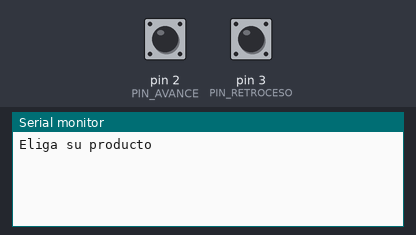
Bench run of a sketch on a simulated Arduino Uno, built with avr-gcc and run on an emulated ATmega328P. On the bench: the last lines printed to the serial monitor. The inputs (shaded band) are chosen by the test bench; at power-on: pin 2 (PIN_AVANCE) HIGH, pin 3 (PIN_RETROCESO) HIGH.

Above: at 1.2 s.
1.3 s: pin 2 (PIN_AVANCE) pulled LOW for 0.15 s
At 2.6 s:
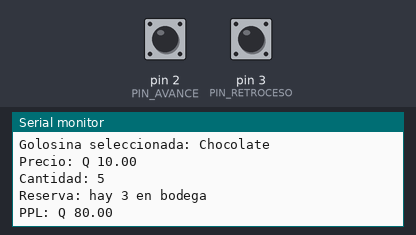
2.9 s: pin 3 (PIN_RETROCESO) pulled LOW for 0.15 s
At 3.7 s:
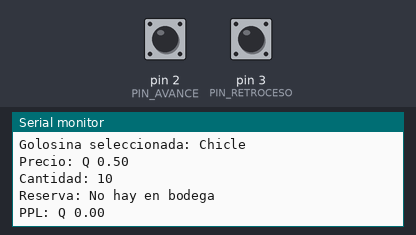
4.5 s: pin 3 (PIN_RETROCESO) pulled LOW for 1 s
At 5.0 s:
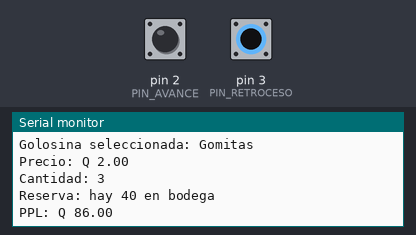
7.0 s: pin 3 (PIN_RETROCESO) pulled LOW for 0.15 s
At 8.0 s:
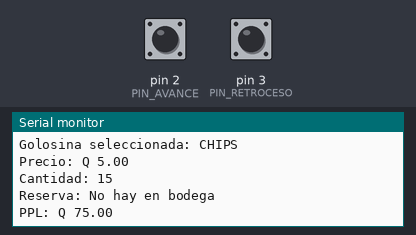
Timing chart, 0 to 9.6 s (numbered marks = the images above; inputs shaded):
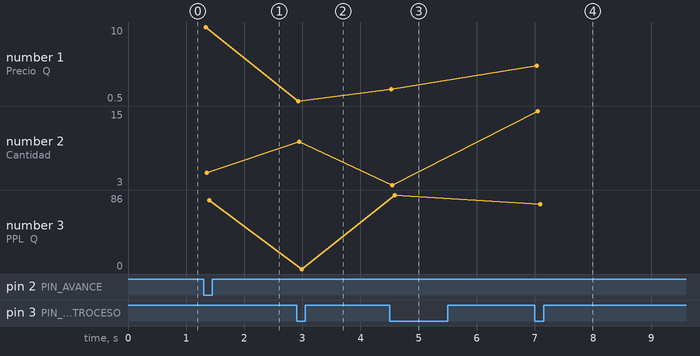

Measured:
- after the input at 1.3 s, the serial monitor: prints a new line at once (image 1)
- after the input at 2.9 s, the serial monitor: prints a new line at once (image 2)
- after the input at 4.5 s, the serial monitor: prints a new line at once (image 3)
- after the input at 7.0 s, the serial monitor: prints a new line at once (image 4)
- plotted number 1: 10 → 0.5 after the input at 2.9 s, 0.5 → 2 after the input at 4.5 s, 2 → 5 after the input at 7.0 s
- plotted number 2: 10 → 3 after the input at 4.5 s, 3 → 15 after the input at 7.0 s
- plotted number 3: 80 → 0 after the input at 2.9 s, 0 → 86 after the input at 4.5 s, 86 → 75 after the input at 7.0 s

The sketch:

expendedora_final.ino
```cpp
/*
Fundación Kinal
Centro Educativo Técnico Labral Kinal
Electrónica
Grado: Quinto
Sección: A
Curso: Taller de Electrónica Digital y Reparación de Computadoras I
Nombre: Eliezer Denilson Gaitan Corado
Carné: 2018450
*/
// Definición de los pines de los botones de avance y retroceso
#define PIN_AVANCE 2
#define PIN_RETROCESO 3

int indiceSeleccionado = 0;// Definición del índice de la golosina seleccionada inicialmente sera usado para la funcion void

void setup() {
  Serial.begin(9600);// Inicialización del monitor serial
  Serial.println("Eliga su producto");
  pinMode(PIN_AVANCE, INPUT_PULLUP);// Configuración de los pines de los botones
  pinMode(PIN_RETROCESO, INPUT_PULLUP);


}
// Definición de la estructura para cada golosina
struct Golosina {
  char nombre[20]; // nombre de la golosina
  float precio; // precio de la golosina
  int cantidad; // cantidad de la golosina
  char reserva[20]; // reserva de la golosina
  float ppl;//precio del lote

};
// Definición de las golosinas
Golosina golosinas[4] = {
  {"Chicle", 0.5,10,"No hay en bodega",0}, // nombre, precio, cantidad, reserva y precio por lote
  {"Chocolate",10,5,"hay 3 en bodega",80},
  {"CHIPS", 5,15, "No hay en bodega",75},
  {"Gomitas",2,3,"hay 40 en bodega",86}
};

void loop() {
  if (digitalRead(PIN_AVANCE) == LOW) { // Verificación del botón de avance
     indiceSeleccionado++;// Incremento del índice de la golosina seleccionada
    if (indiceSeleccionado >= 4) { // Si el índice es mayor al número de golosinas, lo reiniciamos
      indiceSeleccionado = 0;
    }

    mostrarGolosinaSeleccionada(); // Muestra la golosina seleccionada en el monitor serial
    while (digitalRead(PIN_AVANCE) == LOW) { // Espera a que se libere el botón de avance
      } // Espera a que se libere el botón de avance
  }

  // Verificación del botón de retroceso
  if (digitalRead(PIN_RETROCESO) == LOW) {
    // Decremento del índice de la golosina seleccionada
    indiceSeleccionado--;
    // Si el índice es menor a cero, lo reiniciamos
    if (indiceSeleccionado < 0) {
      indiceSeleccionado = 3;
    }
        // Muestra la golosina seleccionada en el monitor serial
    mostrarGolosinaSeleccionada();
    // Espera a que se libere el botón de retroceso
    while (digitalRead(PIN_RETROCESO) == LOW) {}
  }
}
// Función que muestra la golosina seleccionada en el monitor serial
void mostrarGolosinaSeleccionada() {
  Serial.print("Golosina seleccionada: ");//IMPRIME en pantalla
  Serial.println(golosinas[indiceSeleccionado].nombre);//IMPRIME en pantalla
  Serial.print("Precio: ");//IMPRIME en pantalla
  Serial.print("Q ");//IMPRIME el tipo de moneda en la pantalla
  Serial.println(golosinas[indiceSeleccionado].precio);//IMPRIME en pantalla
  Serial.print("Cantidad: ");//IMPRIME en pantalla
  Serial.println(golosinas[indiceSeleccionado].cantidad);//IMPRIME en pantalla
  Serial.print("Reserva: ");//IMPRIME en pantalla
  Serial.println(golosinas[indiceSeleccionado].reserva);//IMPRIME en pantalla
  Serial.print("PPL: ");//IMPRIME en pantalla
  Serial.print("Q ");//IMPRIME el tipo de moneda en la pantalla
  Serial.println(golosinas[indiceSeleccionado].ppl);//IMPRIME en pantalla
}
```
